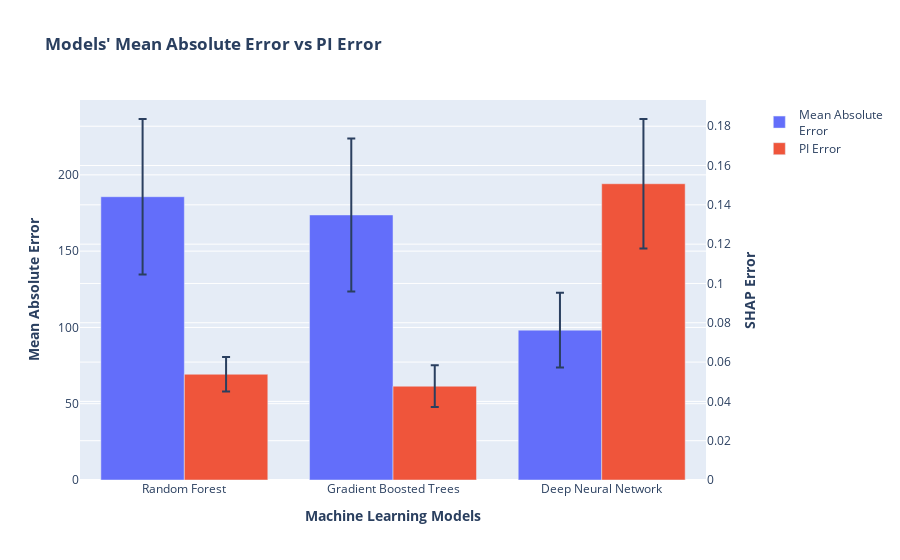

Here is the notebook cell this chart was saved with:
### Code cell
# Create figure with secondary y-axis
model = ['Random Forest', 'Gradient Boosted Trees', 'Deep Neural Network']
all_mae_mean = [all_median[0], all_median[1], all_median[2]]
all_mae_std = [all_std[0], all_std[1], all_std[2]]

all_pi_mean = [all_median[3], all_median[4], all_median[5]]
all_pi_std = [all_std[3], all_std[4], all_std[5]]

fig = make_subplots(specs=[[{"secondary_y": True}]])
# Add traces
fig.add_trace(
    go.Bar(x=model, y=all_mae_mean, name="Mean Absolute<br>Error", offsetgroup= "1",
           error_y=dict(type='data', array=all_mae_std)), secondary_y=False
)

fig.add_trace(
    go.Bar(x=model, y=pi_median, name="PI Error", offsetgroup= "2",
           error_y=dict(type='data', array=pi_std)), secondary_y=True
)

# Add figure title
fig.update_layout(
    title_text="<b>Models' Mean Absolute Error vs PI Error</b>",
    barmode='group'
)
# fig.update_traces(texttemplate='%{text:.2s}', textposition='outside')
# fig.update_layout(uniformtext_minsize=8, uniformtext_mode='hide')


# Set x-axis title
fig.update_xaxes(title_text="<b>Machine Learning Models</b>")

# Set y-axes titles
fig.update_yaxes(title_text="<b>Mean Absolute Error</b>", secondary_y=False)
fig.update_yaxes(title_text="<b>SHAP Error</b>", secondary_y=True)


fig.show()

### Figure 1 — Plotly figure (JSON) as saved in the notebook; plotly's stock layout.template omitted (floating-point values rounded to 4 significant figures)
{"data": [{"error_y": {"array": [50.93, 50.13, 24.46], "type": "data"}, "name": "Mean Absolute<br>Error", "offsetgroup": "1", "type": "bar", "x": ["Random Forest", "Gradient Boosted Trees", "Deep Neural Network"], "xaxis": "x", "y": [185.7, 173.7, 98.22], "yaxis": "y"}, {"error_y": {"array": [0.008816, 0.0106, 0.03294], "type": "data"}, "name": "PI Error", "offsetgroup": "2", "type": "bar", "x": ["Random Forest", "Gradient Boosted Trees", "Deep Neural Network"], "xaxis": "x", "y": [0.0538, 0.04773, 0.1507], "yaxis": "y2"}], "layout": {"barmode": "group", "title": {"text": "<b>Models' Mean Absolute Error vs PI Error</b>"}, "xaxis": {"anchor": "y", "domain": [0, 0.94], "title": {"text": "<b>Machine Learning Models</b>"}}, "yaxis": {"anchor": "x", "domain": [0, 1], "title": {"text": "<b>Mean Absolute Error</b>"}}, "yaxis2": {"anchor": "x", "overlaying": "y", "side": "right", "title": {"text": "<b>SHAP Error</b>"}}}}
